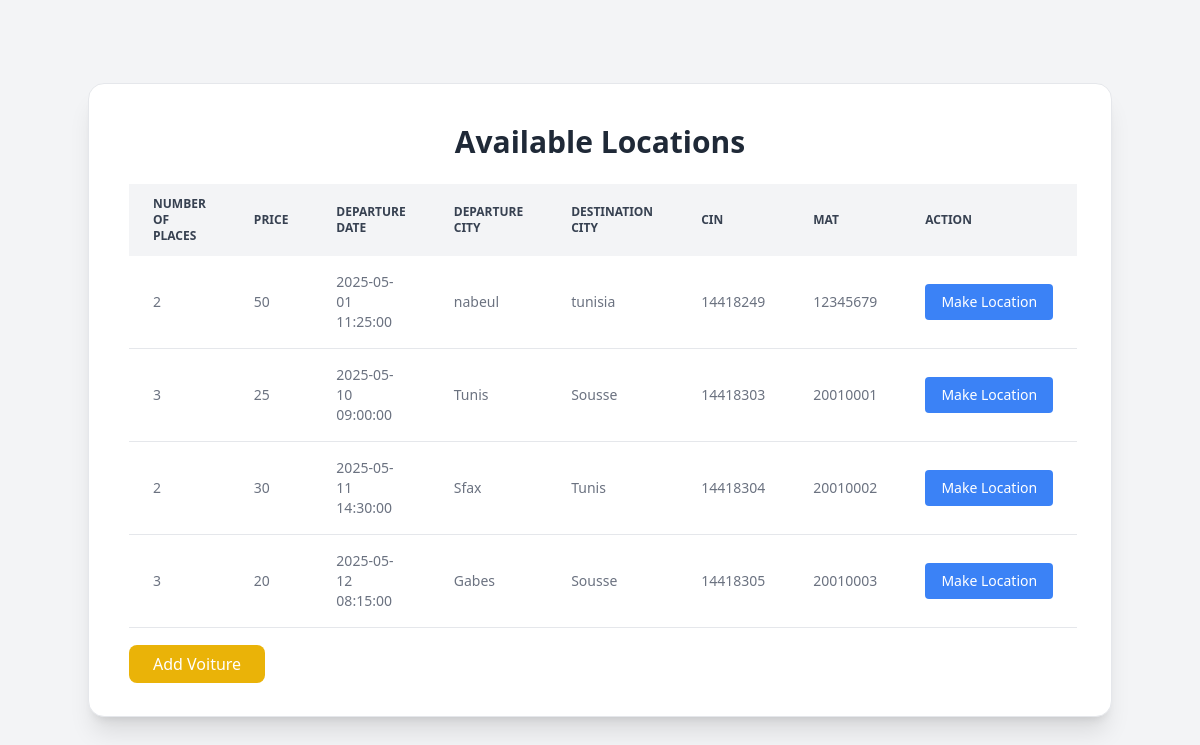
Page /view/showlocation.php (signed in) on the earlier database version.
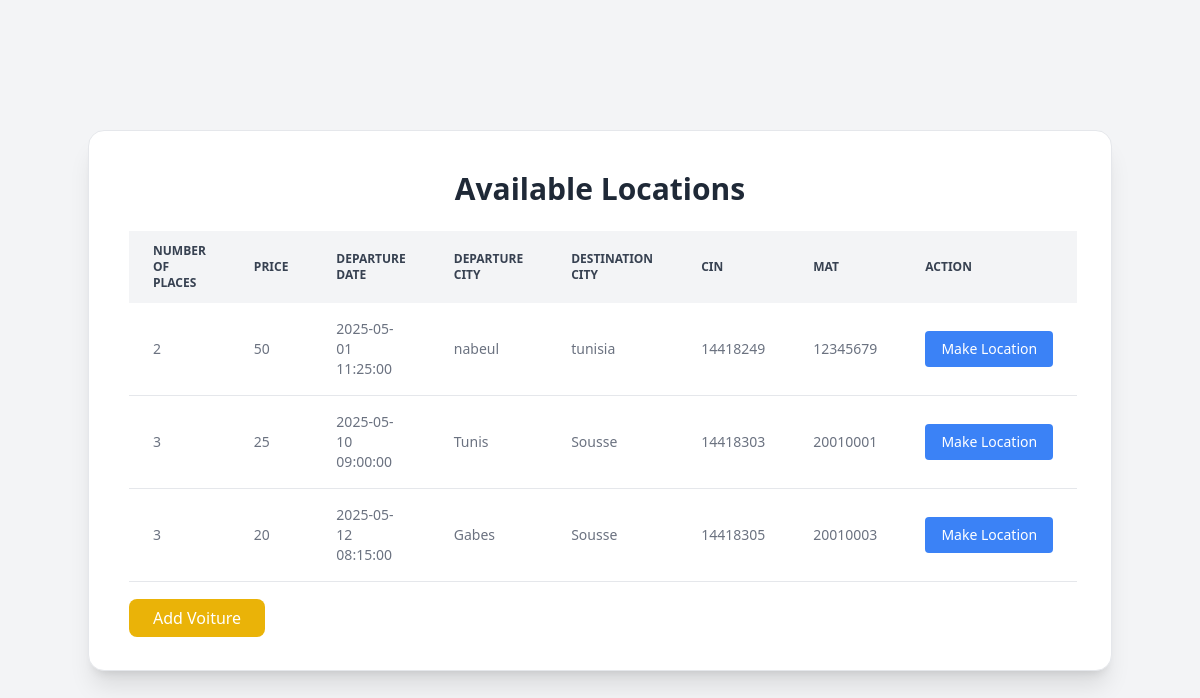
Same page on the later database version.
### tables this page shows
CREATE TABLE `location` (
  `idlocation` int(11) NOT NULL,
  `nbplace` int(11) NOT NULL,
  `prix` int(3) NOT NULL,
  `datedepare` datetime NOT NULL,
  `villedepare` varchar(20) NOT NULL,
  `villefin` varchar(20) NOT NULL,
  `Cin` int(11) NOT NULL,
  `mat` int(11) NOT NULL
);

### DataBase/connexion.php (called while the page is built, shortened)
<?php
abstract class Connexion {
function __construct()
    {
        $this->pdo =new PDO('mysql:host=localhost;dbname=covoiturage','root','');
    }
}
?>

### controllers/LocationController.php (called while the page is built, shortened)
<?php
include_once('../database/connexion.php');
class LocationController extends Connexion
{
    public function showAvailableLocations()
    {
        $stmt = $this->pdo->prepare("SELECT * FROM location WHERE nbplace >= 1");
        $stmt->execute();
        $locations = $stmt->fetchAll(PDO::FETCH_ASSOC);
        return $locations;
    }
}

### view/ShowLocation.php (the view, shortened to what this page needs)
<?php
require_once('../controllers/LocationController.php');
?>
<!DOCTYPE html>
<html lang="en">
<head>
    <script src="https://cdn.tailwindcss.com"></script>
</head>
<body class="bg-gray-100 min-h-screen flex items-center justify-center p-6 font-sans">
    <div class="bg-white w-full max-w-5xl rounded-2xl shadow-xl p-8 md:p-10 border border-gray-200">
        <h1 class="text-3xl font-semibold text-gray-800 mb-6 text-center">Available Locations</h1>
        <table class="table-auto w-full text-sm text-left text-gray-500 border-collapse mb-6">
            <thead class="text-xs text-gray-700 uppercase bg-gray-100">
                <tr>
                    <th class="px-6 py-3">Number of Places</th>
                    <th class="px-6 py-3">Price</th>
                    <th class="px-6 py-3">Departure Date</th>
                    <th class="px-6 py-3">Departure City</th>
                    <th class="px-6 py-3">Destination City</th>
                    <th class="px-6 py-3">CIN</th>
                    <th class="px-6 py-3">Mat</th>
                    <th class="px-6 py-3">Action</th>
                </tr>
            </thead>
            <tbody>
                <?php
                $loc = new LocationController();
                $availableLocations = $loc->showAvailableLocations();
                foreach ($availableLocations as $location) {
                    echo "<tr class='border-b border-gray-200'>";
                    echo "<td class='px-6 py-4'>" . $location['nbplace'] . "</td>";
                    echo "<td class='px-6 py-4'>" . $location['prix'] . "</td>";
                    echo "<td class='px-6 py-4'>" . $location['datedepare'] . "</td>";
                    echo "<td class='px-6 py-4'>" . $location['villedepare'] . "</td>";
                    echo "<td class='px-6 py-4'>" . $location['villefin'] . "</td>";
                    echo "<td class='px-6 py-4'>" . $location['Cin'] . "</td>";
                    echo "<td class='px-6 py-4'>" . $location['mat'] . "</td>";
                    echo "<td class='px-6 py-4'>";
                    echo "<form method='POST' action='payment.php'>";
                    echo "<button type='submit' class='btn bg-blue-500 text-white py-2 px-4 w-32 rounded hover:bg-blue-600'>Make Location</button>";
                    echo "</form>";
                    echo "</td>";
                    echo "</tr>";
                }
                ?>
            </tbody>
        </table>
        <div class="mt-6 space-x-4">
            <a href="AddVoiture.php" class="btn bg-yellow-500 text-white py-2 px-6 rounded-lg hover:bg-yellow-600">Add Voiture</a>
        </div>
    </div>
</body>
</html>

Differences in the rows shown:
removed location: nbplace "2", prix "30", datedepare "2025-05-11 14:30:00", villedepare "Sfax", villefin "Tunis", Cin "14418304", mat "20010002"
